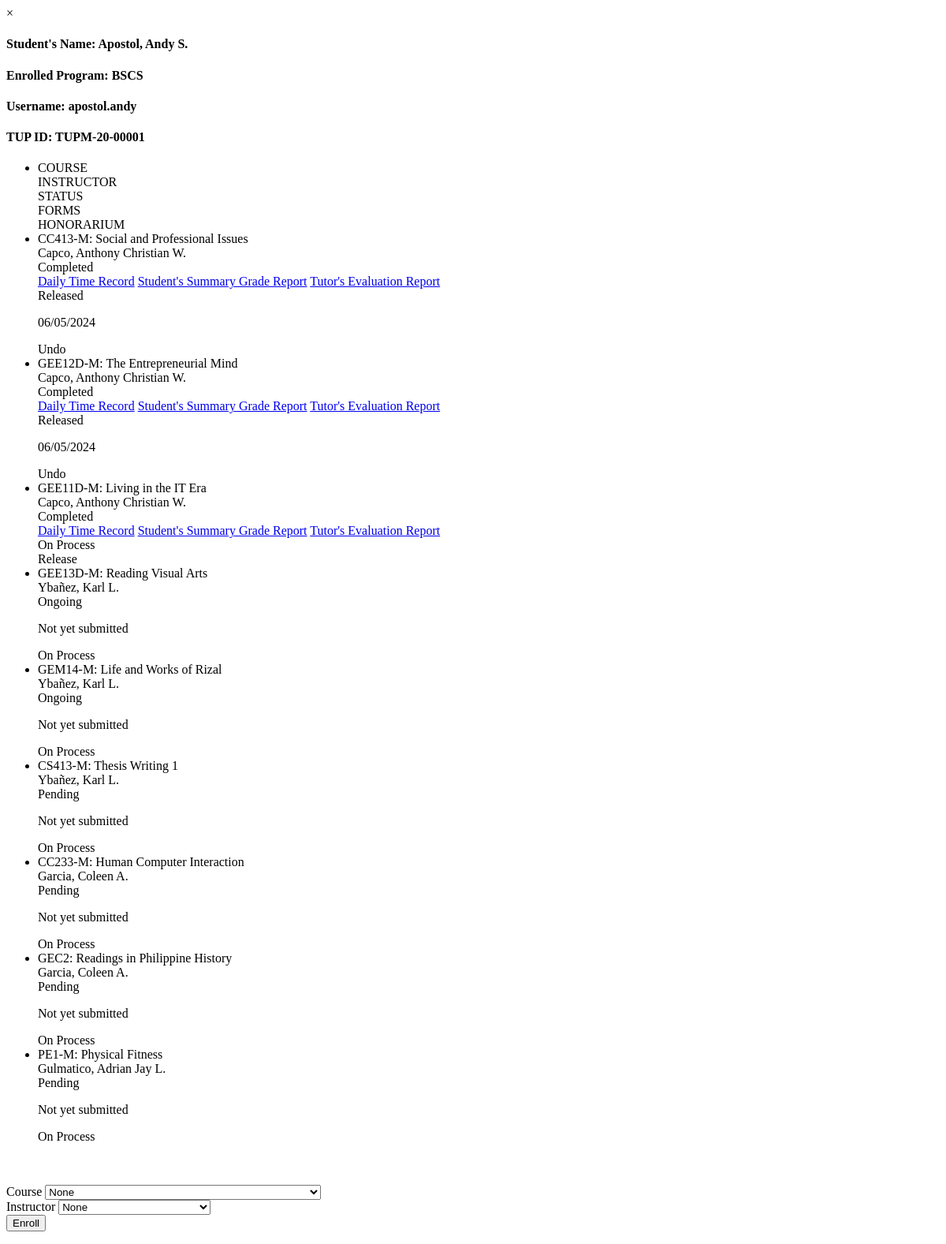
Page /index/students/1/courses (signed in) on the earlier database version.
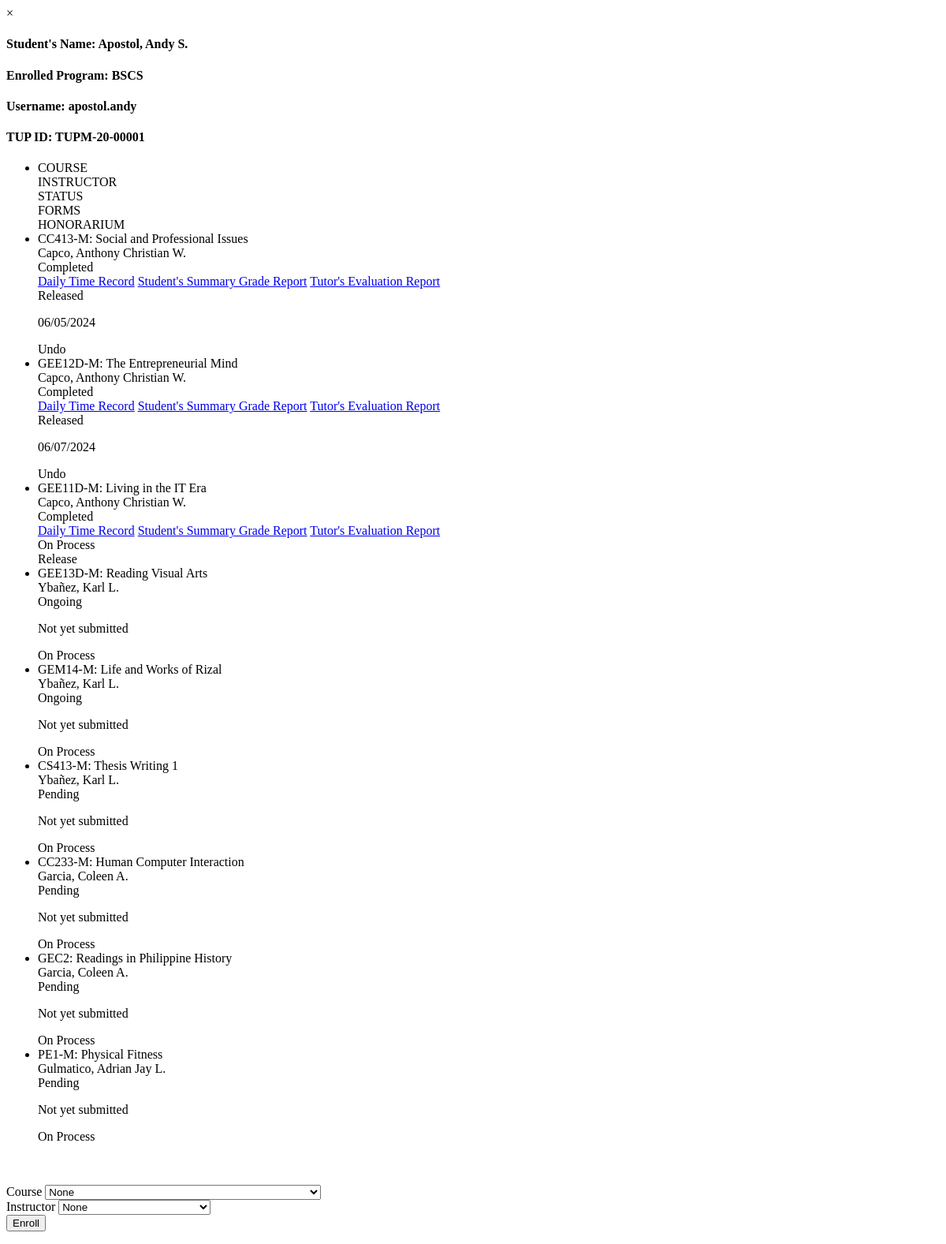
Same page on the later database version.
### models.py (models this page shows)
class Program(db.Model):
    __tablename__ = "programs"
    id = db.Column("id", db.Integer, primary_key=True)
    name = db.Column("name", db.String(64))
    abbr = db.Column("abbr", db.String(10))
    courses = db.relationship("Course", backref=db.backref("program"))
    college_id = db.Column(db.Integer, db.ForeignKey("colleges.id"))

class User(db.Model):
    __tablename__ = "users"
    id = db.Column("id", db.Integer, primary_key=True)
    username = db.Column("username", db.String(64), unique=True, nullable=False)
    f_name = db.Column("f_name", db.String(64))
    m_name = db.Column("m_name", db.String(64))
    l_name = db.Column("l_name", db.String(64))
    ext_name = db.Column("ext_name", db.String(5))
    civil_status = db.Column("civil_status", db.Enum('Single', 'Married', 'Legally Separated', 'Widowed'))
    citizenship = db.Column("citizenship", db.String(20))
    birthyear = db.Column("birthyear", db.Integer)
    birthmonth = db.Column("birthmonth", db.Integer)
    birthday = db.Column("birthday", db.Integer)
    gender = db.Column("gender", db.Enum('M', 'F'))
    email = db.Column("email", db.String(64))
    alternate_email = db.Column("alternate_email", db.String(64))
    contact_no = db.Column("contact_no", db.String(64))
    local_address = db.Column("local_address", db.String(100))
    password = db.Column("password", db.String(64), nullable=False)
    user_type = db.Column(db.Enum('admin', 'instructor', 'student'), nullable=False)
    ft_login = db.Column("ft_login", db.Boolean, default=True)
    reset_password = db.Column("reset_password", db.Boolean, default=False)

class Student(db.Model):
    __tablename__ = "students"
    id = db.Column("id", db.Integer, primary_key=True)
    user = db.Column("user", db.Integer, db.ForeignKey('users.id'))
    type_of_student = db.Column("type_of_student", db.Enum('local', 'foreign'), default='local')
    foreign_address = db.Column("foreign_address", db.String(100))
    progress = db.Column(db.Enum('payment', 'payment-pending', 'payment-rejected', 'enrollment', 'enrolled', 'graduate'), nullable=False, default='payment')
    program = db.Column("program", db.Integer, db.ForeignKey('programs.id'))
    ay = db.Column("academic_year", db.String(9))
    tup_id = db.Column("tup_id", db.String(20))
    semester = db.Column("semester", db.Enum('1st', '2nd', 'Midyear'))
    receipt_filepath = db.Column("receipt_filepath", db.String(64))
    enrollments = db.relationship("Enrollment", backref='students')

class Enrollment(db.Model):
    __tablename__ = "enrollments"
    id = db.Column("id", db.Integer, primary_key=True)
    course = db.Column("course", db.Integer, db.ForeignKey('courses.id'))
    units = db.Column("units", db.Integer)
    ay = db.Column("academic_year", db.String(9))
    semester = db.Column("semester", db.Enum('1st', '2nd', 'Midyear'))
    instructor = db.Column("instructor", db.Integer, db.ForeignKey('instructors.id'))
    student = db.Column("student", db.Integer, db.ForeignKey('students.id'))
    status = db.Column("status", db.Enum('listed', 'pending', 'ongoing', 'completed'), default='listed')
    grade = db.Column("grade", db.Float)
    form1 = db.Column("form1path", db.String(64))
    form2 = db.Column("form2path", db.String(64))
    form3 = db.Column("form3path", db.String(64))
    honorarium = db.Column("honorarium", db.Enum('onprocess', 'released'), default='onprocess')
    honorarium_released_date = db.Column("honorarium_released_date", db.DateTime())
    requirements = db.relationship("Requirement", backref='enrollments')

class Course(db.Model):
    __tablename__ = "courses"
    id = db.Column("id", db.Integer, primary_key=True)
    title = db.Column("title", db.String(64))
    code = db.Column("code", db.String(8))
    program_id = db.Column(db.Integer, db.ForeignKey("programs.id"))

### views.py (the view)
@views.route('/students/<student_id>/courses', methods=['GET', 'POST'])
def enroll_student(student_id):
    if g.user != 'admin':
        return redirect(url_for('.unauthorized'))
    data = db.get_student_enrollment_options(student_id)
    data['student']['name'] = f"{data['student']['l_name'].title()}, {data['student']['f_name']} {data['student']['m_name'][0]+'.' if data['student']['m_name'] else ''}"
    data['student']['program'] = db.get_program(data['student']['program'])['abbr']
    programs_form = StudentProgramForm(data['programs'])
    courses_form = StudentCoursesForm(data['available_courses'], data['instructors'])
    if data['student']['ay']:
        programs_form.academic_year.data = data['student']['ay']
    else:
        programs_form.academic_year.data = datetime.now().year
    programs_form.semester.data = data['student']['semester']
    programs_form.programs_select.data = data['student']['program']
    return render_template('modify-courses.html', programs_form=programs_form, courses_form=courses_form, data=data)

### forms.py
class StudentProgramForm(FlaskForm):
    academic_year = StringField('Acad. Year', validators=[DataRequired("Academic year field cannot be empty.")])
    semester = SelectField('Semester', choices=[("1st", "First"), ("2nd", "Second"), ("Midyear", "Midyear")], validators=[DataRequired("Semester field cannot be empty.")])
    programs_select =  SelectField('Program', choices=[("", "None")], validators=[DataRequired("Student must be enrolled to a program.")])
    submit = SubmitField('Enroll')
    def __init__(self, programs):
        super().__init__()
        self.programs_select.choices += [(p['id'], p['name']) for p in programs]

class StudentCoursesForm(FlaskForm):
    courses_select = SelectField('Course', choices=[("", "None")], validators=[])
    instructors_select = SelectField('Instructor', choices=[("", "None")], validators=[])
    submit = SubmitField('Enroll')
    def __init__(self, available_courses, available_instructors):
        super().__init__()
        available_courses = [(c['id'], f"{c['code']}: {c['title']}") for c in available_courses]
        available_instructors = [(i['user'], f"{i['l_name'].capitalize()}, {i['f_name']} {i['m_name'][0]+'.' if i['m_name'] else ''}") for i in available_instructors]
        self.courses_select.choices += available_courses
        self.instructors_select.choices += available_instructors
        self.courses_select.validators = [DataRequired("Course selected is not a valid option.")]
        self.instructors_select.validators = [DataRequired("Select an instructor.")]

### db_functions.py (called while the page is built)
def get_user(user_id):
    return User.query.filter_by(id=user_id).first().__dict__

def get_instructor_bypk(id):
    instructor = Instructor.query.filter_by(id=id).first().__dict__
    userinfo = get_user(instructor['user'])
    instructor['f_name'] = userinfo['f_name']
    instructor['l_name'] = userinfo['l_name']
    instructor['m_name'] = userinfo['m_name']
    instructor['username'] = userinfo['username']
    return instructor

def get_student_bypk(id):
    student = Student.query.filter_by(id=id).first().__dict__
    userinfo = get_user(student['user'])
    student['f_name'] = userinfo['f_name']
    student['l_name'] = userinfo['l_name']
    student['m_name'] = userinfo['m_name']
    if userinfo['ext_name'] not in [None, "None"]:
        student['ext_name'] = userinfo['ext_name']
    student['username'] = userinfo['username']
    return student

def _format_date(time):
    if time:
        return time.strftime("%m/%d/%Y")
    return ""

### templates/modify-courses.html (shortened to what this page needs)
<div>
    <span id="close" class="close">&times;</span><br>
    <div class="popup-content">
        {% if data.student.program == "Not yet enrolled to any program."  %}
        <form action="/index/students/{{data.student.id}}/enroll/program" method="post">
            <div class="form-row center">
                <div class="section-header column">
                    <span>Enroll Student To A Program</span><br>
                    <span class="subtext">Name: {{ data.student.name }}</span>
                    <span class="subtext">Student ID: {{ data.student.tup_id }}</span>
                </div>
            </div><hr><br>
            {{ programs_form.hidden_tag() }}
            <div class="form-row center">
                <div class="field width-50">
                    {{ programs_form.academic_year.label() }}
                    {{ programs_form.academic_year(class="text", value=data.student.ay) }}
                </div>
            </div>
            <div class="form-row center">
                <div class="field width-50">
                    {{ programs_form.semester.label() }}
                    {{ programs_form.semester(class="text", value=data.student.semester) }}
                </div>
            </div>
            <div class="form-row center">
                <div class="field width-50">
                    {{ programs_form.programs_select.label() }}
                    {{ programs_form.programs_select(class="text") }}
                </div>
            </div>
            <div class="form-row center">
                <div class="field width-50">
                    {{ programs_form.submit(class="submit width-100") }}
                </div>
            </div><br>
        </form>
        {% else %}
        <div class="row header">
            <div>
                <h4><span class="label ni">Student's Name:</span>  {{ data.student.name }}</h4>
                <h4><span class="label ni">Enrolled Program:</span>  {{ data.student.program }}</h4>
            </div>
            <div>
                <h4 class="right-align"><span class="label ni">Username:</span>  {{ data.student.username }}</h4>
                <h4 class="right-align"><span class="label ni">TUP ID:</span>  {{ data.student.tup_id }}</h4>
            </div>
        </div>
        <ul class="stylized-table">
            <li class="table-header smaller">
                <div class="col col-2">COURSE</div>
                <div class="col col-2">INSTRUCTOR</div>
                <div class="col col-2">STATUS</div>
                <div class="col col-3">FORMS</div>
                <div class="col col-2">HONORARIUM</div>
            </li>
        {% if data.enrolled|length > 0 %}
            {% for e in data.enrolled %}
            <li class="table-row smaller">
                <div class="col col-2" data-label="code">{{ e.course.code }}: {{ e.course.title }}</div>
                <div class="col col-2" data-label="instructor">
                    {{ e.instructor.l_name|title }}, {{ e.instructor.f_name }} {{ e.instructor.m_name[0] }}.
                </div>
                <div class="col col-2">
                    <div class="cell smaller {{ e.status }}">{{ e.status.title() }}</div>
                </div>
                <div class="col col-3 flex-col">
                    {% if e.grade %}
                    <a class="smaller" download href="{{url_for('.grade_forms', form=1, enrollment=e.id)}}">Daily Time Record</a>
                    <a class="smaller" download href="{{url_for('.grade_forms', form=2, enrollment=e.id)}}">Student's Summary Grade Report</a>
                    <a class="smaller" download href="{{url_for('.grade_forms', form=3, enrollment=e.id)}}">Tutor's Evaluation Report</a>
                    {% else %}
                    <p class="smaller">Not yet submitted</p>
                    {% endif %}
                </div>
                <div class="col col-2">
                    <div class="inline">
                        <div class="cell smaller {{ e.honorarium }}">
                            {% if e.honorarium == "onprocess" %}
                                On Process
                            {% else %}
                                Released
                            {% endif %}
                        </div>
                        {% if e.grade and e.honorarium == "onprocess" %}
                        <div>
                            <a class="smaller release-honorarium" data-value="{{e.id}}">Release</a>
                        </div>
                        {% elif e.honorarium == "released" %}
                        <div>
                            <p class="smaller">{{ e.honorarium_released_date }}</p>
                            <a class="smaller undo-release-honorarium" data-value="{{e.id}}">Undo</a>
                        </div>
                        {% endif %}
                    </div>
                </div>
            </li>
            {% endfor %}
        {% else %}
            <p class="message">Student not yet enrolled to any subjects.</p>
        {% endif %}
        </ul>
        <br><br>
        <div class="main-row">
            <form action="/index/students/{{data.student.id}}/enroll/course" method="post">
                <div class="form-row">
                    <div class="field width-50">
                        {{ courses_form.courses_select.label() }}
                        {{ courses_form.courses_select(class="text") }}
                    </div>
                    <div class="field width-50">
                        {{ courses_form.instructors_select.label() }}
                        {{ courses_form.instructors_select(class="text") }}
                    </div>
                </div>
                <div class="form-row">
                    <div class="field width-50">
                        {{ courses_form.submit(class="submit width-100") }}
                    </div>
                </div>
            </form>
        </div>
        {% endif %}
    </div>
</div>

Differences in the rows shown:
changed Enrollment "GEE12D-M": honorarium_released_date "06/05/2024" → "06/07/2024"
